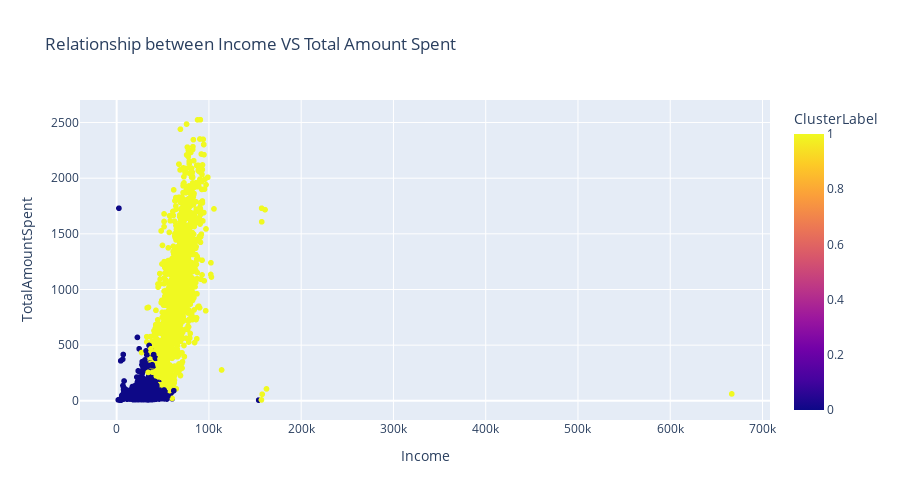

Notebook code for this chart:
### Code cell
fig = px.scatter(
    data_frame=data,
    x = "Income",
    y= "TotalAmountSpent",
    title = "Relationship between Income VS Total Amount Spent",
    color = "ClusterLabel",
    height=500
)
fig.show()

### Figure 1 — Plotly figure (JSON) as saved in the notebook; plotly's stock layout.template omitted (floating-point values rounded to 4 significant figures; data arrays with more than 128 entries replaced by an {"elided": "..."} marker saying what was removed)
{"data": [{"hovertemplate": "Income=%{x}<br>TotalAmountSpent=%{y}<br>ClusterLabel=%{marker.color}<extra></extra>", "legendgroup": "", "marker": {"color": {"elided": "2240 int values"}, "coloraxis": "coloraxis", "symbol": "circle"}, "mode": "markers", "name": "", "showlegend": false, "type": "scattergl", "x": {"elided": "2240 float values"}, "xaxis": "x", "y": {"elided": "2240 int values"}, "yaxis": "y"}], "layout": {"coloraxis": {"colorbar": {"title": {"text": "ClusterLabel"}}, "colorscale": [[0, "#0d0887"], [0.1111, "#46039f"], [0.2222, "#7201a8"], [0.3333, "#9c179e"], [0.4444, "#bd3786"], [0.5556, "#d8576b"], [0.6667, "#ed7953"], [0.7778, "#fb9f3a"], [0.8889, "#fdca26"], [1, "#f0f921"]]}, "height": 500, "legend": {"tracegroupgap": 0}, "title": {"text": "Relationship between Income VS Total Amount Spent"}, "xaxis": {"anchor": "y", "domain": [0, 1], "title": {"text": "Income"}}, "yaxis": {"anchor": "x", "domain": [0, 1], "title": {"text": "TotalAmountSpent"}}}}
